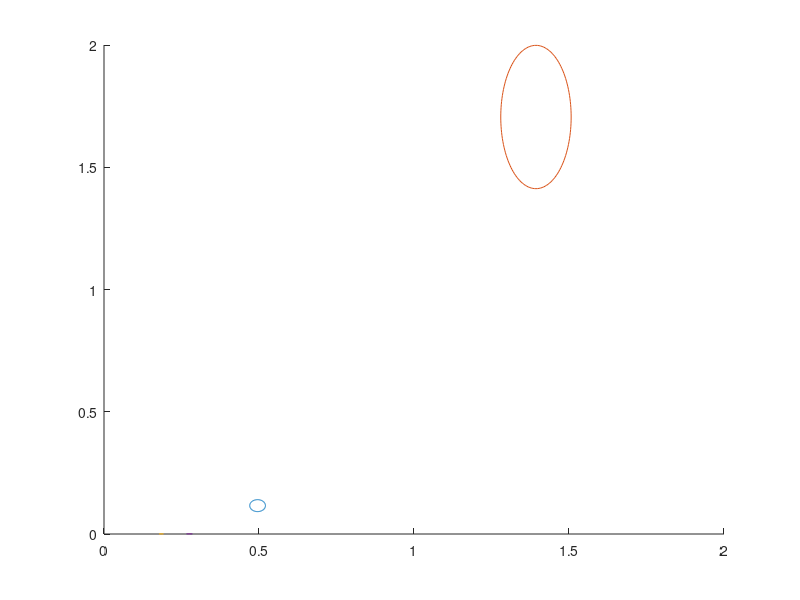

Here is the MATLAB script that generated this plot:
clc
clear
close all
pkg load matgeom
drawEllipse(0.495422, 0.116033, 0.025401, 0.024451);
hold on;
drawEllipse(1.393394, 1.705499, 0.113550, 0.293067);
hold on;
drawEllipse(0.184685, 0.000614, 0.006900, 0.000403);
hold on;
drawEllipse(0.275613, 0.000756, 0.009123, 0.000573);